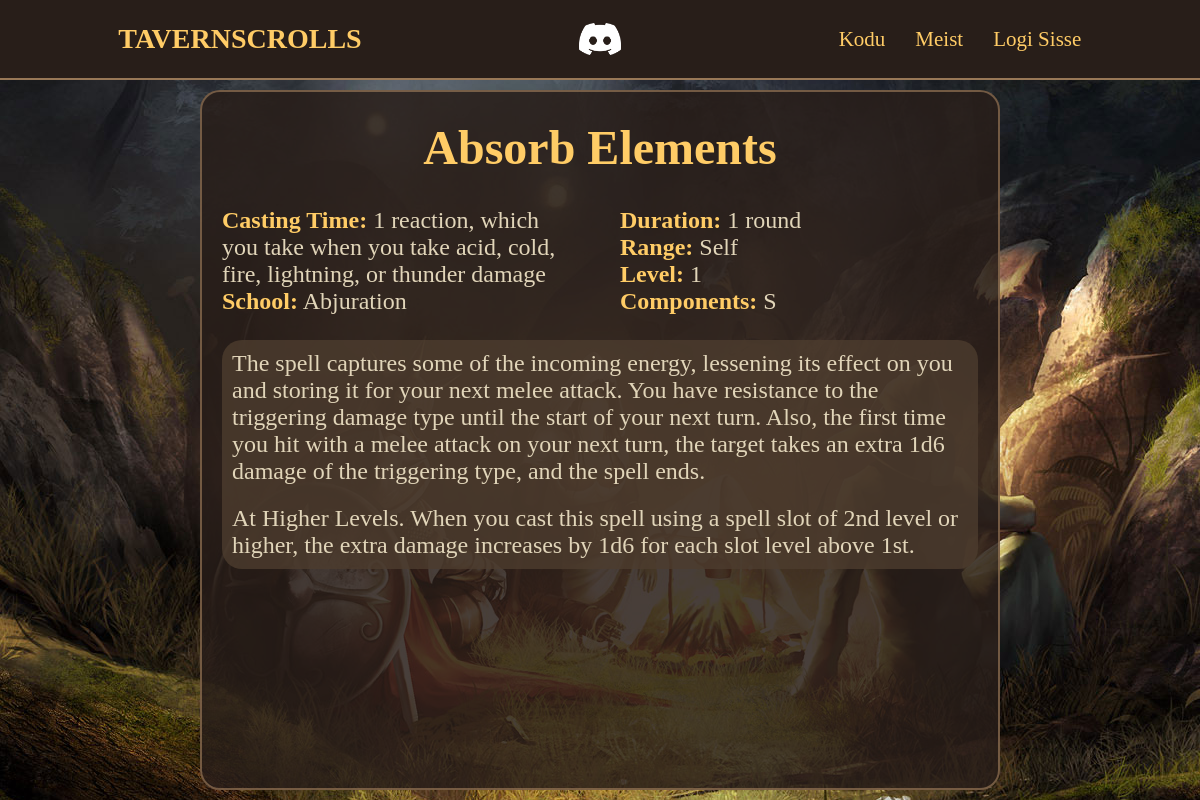
The page /loits?nimi=Absorb Elements on the database its author committed.
### instance/database.py (models this page shows)
class Loits(db.Model):
    id = db.Column(db.Integer, primary_key=True)
    nimi = db.Column(db.String(20), nullable=False)
    level=db.Column(db.String(20), nullable=True)
    kool=db.Column(db.String(20), nullable=True)
    aeg=db.Column(db.String(20), nullable=True)
    kaugus=db.Column(db.String(20), nullable=True)
    koostisosad=db.Column(db.String(20), nullable=True)
    kestvus=db.Column(db.String(20), nullable=True)
    text = db.Column(db.Text, nullable=True)
    homebrew_id = db.Column(db.Integer, nullable=True)

### main.py (the view)
@app.route('/loits')
def loits_info():
    loits_nimi = request.args.get('nimi')
    loits = Loits.query.filter_by(nimi=loits_nimi).first()
    return render_template('loitsud_info.html', loits=loits)

### templates/loitsud_info.html (shortened to what this page needs)
{% extends 'mall.html' %}
{% block body %}
<div class="spell-info-container">
    <div class="spell-info-heading">
        <h1>{{ loits.nimi.strip() }}</h1>
    </div>
    <div class="spell-info-stats">
        <p><strong>Casting Time:</strong>  {{ loits.aeg.strip() }}</p>
        <p><strong>School:</strong>  {{ loits.kool.strip().capitalize() }}</p>
        <p><strong>Duration:</strong>  {{ loits.kestvus.strip() }}</p>
        <p><strong>Range:</strong>  {{ loits.kaugus.strip() }}</p>
        <p class="spell-level-text"><strong>Level:</strong>  {{ loits.level.strip() }}</p>
        <p><strong>Components:</strong>  {{ loits.koostisosad.strip() }}</p>
    </div>
    <div class="spell-info-body" style="display: flex; flex-direction: column; gap: 20px;">
        {% for i in loits.text.split('\n') %}
            <p>{{ i }}</p>
        {% endfor %}
    </div>
</div>
{% endblock %}

### static/css/kujundus.css (style rules this page uses)
* { margin: 0; padding: 0; box-sizing: border-box; }
body { background-image: url("../Icons/dnd_bg.jpg"); background-repeat: no-repeat; background-position: center center; background-attachment: fixed; background-size: auto; color: #e1d5b9; font-family: 'Cinzel', serif; display: flex; justify-content: center; align-items: center; height: 100vh; }
.spell-info-container { display: flex; flex-direction: column; position: absolute; top: 55%; left: 50%; width: 800px; height: 700px; background-color: rgba(40,30,25,0.85); border: 2px solid rgba(165,130,95,0.6); border-radius: 20px; padding: 20px; color: #ffcc66; transform: translate(-50%, -50%); }
.spell-info-heading { display: flex; height: 70px; justify-content: center; align-items: center; font-size: 24px; }
.spell-info-stats { column-count: 2; column-gap: 40px; margin: 25px 0; }
.spell-info-stats p { break-inside: avoid; font-size: 24px; color: #e1d5b9; }
.spell-info-stats p strong { color: #ffcc66; }
.spell-info-body { display: flex; border-radius: inherit; background-color: rgba(75,60,45,0.83); padding: 10px; font-size: 24px; color: #e1d5b9; overflow-y: auto; scrollbar-width: none; scrollbar-color: transparent transparent; -ms-overflow-style: none; }

### rows shown on the page
Loits: nimi.strip "Absorb Elements", aeg.strip "1 reaction, which you take when you take acid, cold, fire, lightning, or thunder damage", kool.strip "Abjuration", kestvus.strip "1 round", kaugus.strip "Self", level.strip "1", koostisosad.strip "S"

### other values the page prints
{{ i }} "At Higher Levels. When you cast this spell using a spell slot of 2nd level or higher, the extra damage increases by 1d6 for each slot level above 1st."
